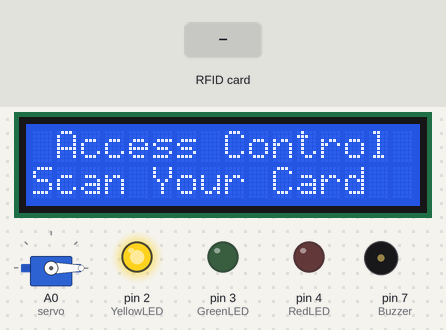
The sketch below on a simulated Arduino Mega 2560, built with avr-gcc and run on an emulated ATmega2560. Shown: 16×2 character LCD, servo, output pins drawn as LEDs (lit = HIGH), buzzer (waves = sounding). The inputs (shaded band) are chosen by the test bench. Pins used as bus, display or sensor lines are not drawn; what the sketch prints to the serial monitor is not drawn.

Above: at 1.3 s.
1.4 s: RFID card 73 6C C8 12 held to the reader
At 2.7 s:
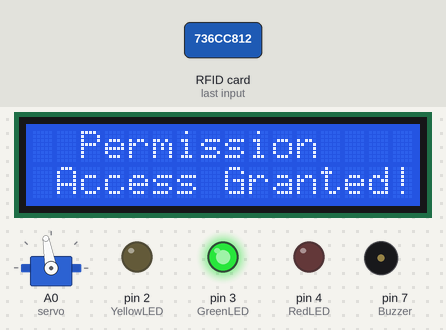
3.7 s: RFID card 5E 7A 19 C4 held to the reader
At 5.7 s:
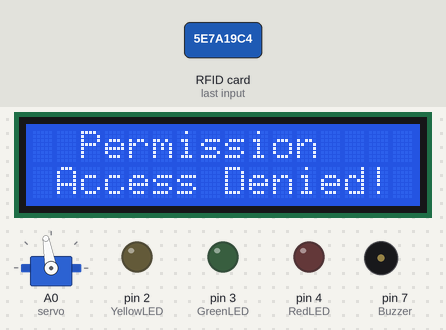
5.9 s: RFID card 73 6C C8 12 held to the reader
At 8.0 s:
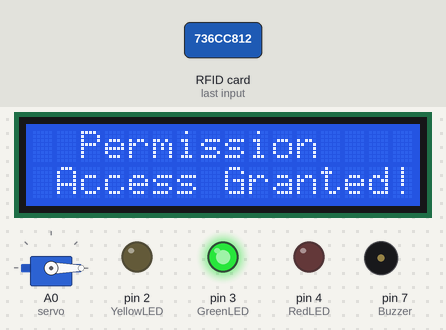
8.6 s: RFID card 5E 7A 19 C4 held to the reader
At 10.5 s:
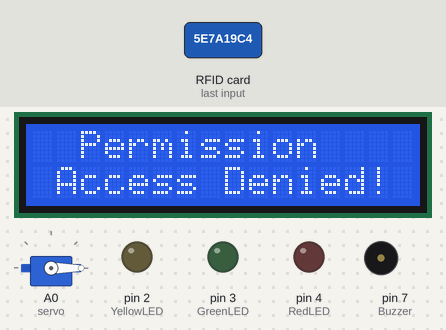
Timing chart, 0 to 12.7 s (numbered marks = the images above; inputs shaded):
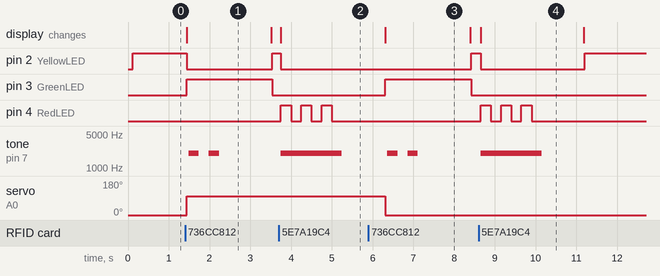

Measured:
- after the input at 1.4 s, pin 2 (YellowLED): HIGH → LOW at once, → HIGH 2.1 s later; pin 3 (GreenLED): LOW → HIGH at once, → LOW 2.1 s later
- after the input at 3.7 s, pin 2 (YellowLED): HIGH → LOW after 0.05 s; pin 4 (RedLED): alternates HIGH for 0.25 s and LOW for 0.25 s, 6 changes in all, then stays LOW, starting after 0.05 s; tone on pin 7 (Buzzer): silent → 2000 Hz after 0.05 s, → silent 1.5 s later; the display: changes after 0.05 s (image 2)
- after the input at 5.9 s, pin 2 (YellowLED): LOW → HIGH after 2.5 s instead of 0.41 s; pin 3 (GreenLED): LOW → HIGH after 0.41 s, → LOW 2.1 s later
- after the input at 8.6 s, pin 2 (YellowLED): HIGH → LOW after 0.05 s, → HIGH 2.6 s later; pin 4 (RedLED): alternates HIGH for 0.25 s and LOW for 0.25 s, 6 changes in all, then stays LOW, starting after 0.05 s; tone on pin 7 (Buzzer): silent → 2000 Hz after 0.05 s, → silent 1.5 s later; the display: changes after 0.05 s (image 4)
- what the display in image 1 shows lasts 2.1 s, from 1.4 s to 3.5 s

The sketch:

code_RFID.ino
```cpp
#include <SPI.h>
#include <MFRC522.h>
#include <LiquidCrystal_I2C.h>
#include <Servo.h>

#define RST_PIN 5
#define SS_PIN  53

MFRC522 mfrc522(SS_PIN, RST_PIN);
String MasterTag = "73 6C C8 12"; // Enter you tag UID which we get it from first code.

String UIDCard = "";

int lock=1;

LiquidCrystal_I2C lcd(0x27, 16, 2);

Servo servo;

#define YellowLED  2
#define GreenLED 3
#define RedLED 4

#define Buzzer 7
void setup() {
  // put your setup code here, to run once:
  Serial.begin(9600);

  SPI.begin();
  mfrc522.PCD_Init();

  lcd.init();
  lcd.backlight();
  lcd.clear();

  servo.attach(A0);
  servo.write(0);

  pinMode(GreenLED, OUTPUT);
  pinMode(YellowLED, OUTPUT);
  pinMode(RedLED, OUTPUT);

  pinMode(Buzzer, OUTPUT);

  digitalWrite(YellowLED, HIGH);

  lcd.clear();
  lcd.print(" Access Control ");
  lcd.setCursor(0, 1);
  lcd.print("Scan Your Card");
}

void loop() {
  // put your main code here, to run repeatedly:
  digitalWrite(YellowLED, HIGH);
  digitalWrite(RedLED, LOW);
  digitalWrite(GreenLED, LOW);
  noTone(Buzzer);
  //Wait until new tag is available
  while (getUID()){
    Serial.print("UID: ");
    Serial.println(UIDCard);
    lcd.clear();
    lcd.setCursor(2, 0);
    lcd.print("Permission");
    lcd.setCursor(0, 1);
    if (UIDCard == MasterTag && lock ==1){
      lcd.print(" Access Granted!");
      digitalWrite(GreenLED, HIGH);
      digitalWrite(YellowLED, LOW);
      digitalWrite(RedLED, LOW);
      servo.write(100);
      delay(50);
      lock=0;
      for (int i = 0; i < 2; i++) {
        tone(Buzzer, 2000);
        delay(250);
        noTone(Buzzer);
        delay(250);
      }
    }
    else if(UIDCard == MasterTag && lock ==0){
      lcd.print(" Access Granted!");
      digitalWrite(GreenLED, HIGH);
      digitalWrite(YellowLED, LOW);
      digitalWrite(RedLED, LOW);
      servo.write(0);
      delay(50);
      lock=1;
      for (int i = 0; i < 2; i++) {
        tone(Buzzer, 2000);
        delay(250);
        noTone(Buzzer);
        delay(250);
        }
      }

    else{
      lcd.print(" Access Denied!");
      digitalWrite(YellowLED, LOW);
      digitalWrite(GreenLED, LOW);
      tone(Buzzer, 2000);
      for(int i = 0; i < 3;i++){
        digitalWrite(RedLED, HIGH);
        delay(250);
        digitalWrite(RedLED, LOW);
        delay(250);
        }
      noTone(Buzzer);
    }

    delay(1000);

    lcd.clear();
    lcd.print(" Access Control ");
    lcd.setCursor(0, 1);
    lcd.print("Scan Your Card");

  }

}
boolean getUID(){
  if (! mfrc522.PICC_IsNewCardPresent()) {
    return false;
  }

  if (! mfrc522.PICC_ReadCardSerial()) {
    Serial.println("Not able to read the card");
    return false;
  }
  UIDCard = "";
  for (byte i = 0; i < mfrc522.uid.size; i++) {
    UIDCard.concat(String(mfrc522.uid.uidByte[i] < 0x10 ? " 0" : " "));
    UIDCard.concat(String(mfrc522.uid.uidByte[i], HEX));
  }
  UIDCard.toUpperCase();
  UIDCard = UIDCard.substring(1);

  mfrc522.PICC_HaltA();
  return true;
}
```
